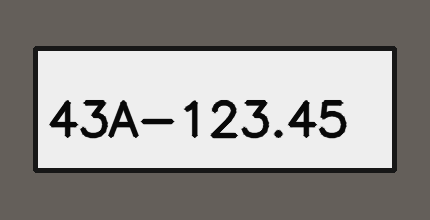
#> input picture modules/license_plate_yolo_numpy/samples/synthetic_plate.png, 430 x 220 px
$ python -i segment.py   (imports and definitions only)
#> lines starting #> are read from the running program, lines starting #| are printed output that depends on the picture; after the words box and inside, x2 and y2 are one past the last pixel; in counts of white or black regions, pixels touching at a corner belong together
#> further down, picture is the input picture: shape (220, 430, 3); mean B, G, R 142.8, 145.3, 147.9
import cv2
import numpy as np

def pad_and_resize(char_img, target_size=28):
    """
    Chuẩn hóa kích thước 20x20 đặt vào tâm khung 28x28.
    """
    coords = cv2.findNonZero(char_img)
    if coords is not None:
        x, y, w, h = cv2.boundingRect(coords)
        char_img = char_img[y:y + h, x:x + w]

    h, w = char_img.shape
    if h == 0 or w == 0:
        return np.zeros((target_size, target_size), dtype=np.uint8)

    inner_size = 20
    scale = inner_size / float(max(h, w))
    new_w = max(1, int(round(w * scale)))
    new_h = max(1, int(round(h * scale)))

    interp = cv2.INTER_AREA if scale < 1.0 else cv2.INTER_CUBIC
    resized_char = cv2.resize(char_img, (new_w, new_h), interpolation=interp)

    canvas = np.zeros((target_size, target_size), dtype=np.uint8)
    y_offset = (target_size - new_h) // 2
    x_offset = (target_size - new_w) // 2
    canvas[y_offset:y_offset + new_h, x_offset:x_offset + new_w] = resized_char

    _, canvas = cv2.threshold(canvas, 85, 255, cv2.THRESH_BINARY)

    kernel = np.ones((2, 2), np.uint8)
    canvas = cv2.morphologyEx(canvas, cv2.MORPH_CLOSE, kernel, iterations=1)
    return canvas

def filter_main_character_cluster(boxes):
    """
    Gom cụm các ký tự thuộc cùng một biển số (hỗ trợ cả biển thật và biển in mô hình có 2 dòng cách xa nhau).
    """
    n = len(boxes)
    if n <= 1:
        return boxes

    adj = {i: [] for i in range(n)}
    for i in range(n):
        x1, y1, w1, h1 = boxes[i]
        cx1, cy1 = x1 + w1 / 2.0, y1 + h1 / 2.0
        for j in range(i + 1, n):
            x2, y2, w2, h2 = boxes[j]
            cx2, cy2 = x2 + w2 / 2.0, y2 + h2 / 2.0

            h_ratio = min(h1, h2) / float(max(h1, h2))
            max_h = max(h1, h2)
            dx = abs(cx1 - cx2)
            dy = abs(cy1 - cy2)

            # Nới rộng dy <= 3.0 * max_h và h_ratio >= 0.60 để nối dòng trên (36A) với dòng dưới (999.99)
            if h_ratio >= 0.60 and dx <= 3.2 * max_h and dy <= 3.0 * max_h:
                adj[i].append(j)
                adj[j].append(i)

    visited = set()
    best_cluster = []
    for i in range(n):
        if i not in visited:
            comp = []
            queue = [i]
            visited.add(i)
            while queue:
                curr = queue.pop(0)
                comp.append(curr)
                for nxt in adj[curr]:
                    if nxt not in visited:
                        visited.add(nxt)
                        queue.append(nxt)
            if len(comp) > len(best_cluster):
                best_cluster = comp

    cluster_boxes = [boxes[i] for i in best_cluster]
    med_h = np.median([b[3] for b in cluster_boxes])
    # Cho phép dòng trên và dòng dưới chênh lệch chiều cao từ 0.65 đến 1.35 lần trung vị
    refined_boxes = [
        b for b in cluster_boxes
        if (0.65 * med_h <= b[3] <= 1.35 * med_h) and (b[2] <= 1.05 * b[3])
    ]
    return refined_boxes

def extract_local_char_mask(blur_gray, x, y, w, h):
    plate_h, plate_w = blur_gray.shape
    pad = max(2, int(round(min(w, h) * 0.12)))
    y0, y1 = max(0, y - pad), min(plate_h, y + h + pad)
    x0, x1 = max(0, x - pad), min(plate_w, x + w + pad)

    local_patch = blur_gray[y0:y1, x0:x1]
    _, local_thresh = cv2.threshold(local_patch, 0, 255, cv2.THRESH_BINARY_INV + cv2.THRESH_OTSU)
    roi_local = local_thresh[(y - y0):(y - y0 + h), (x - x0):(x - x0 + w)]
    return roi_local

def segment_characters(plate_img):
    gray = cv2.cvtColor(plate_img, cv2.COLOR_BGR2GRAY)
    blur = cv2.GaussianBlur(gray, (5, 5), 0)

    _, thresh = cv2.threshold(blur, 0, 255, cv2.THRESH_BINARY_INV + cv2.THRESH_OTSU)
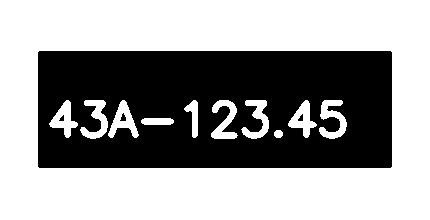
#> thresh: shape (220, 430); 60.6% white; 4 black regions (1 under 20 px)
    contours, _ = cv2.findContours(thresh, cv2.RETR_LIST, cv2.CHAIN_APPROX_SIMPLE)
#> contours = 15 contours; largest, box (x1, y1, x2, y2) and area: (0, 0, 430, 220) 93951, (37, 50, 393, 169) 41882, (108, 100, 139, 138) 492, (319, 100, 347, 139) 480, (288, 100, 317, 138) 464

    plate_h, plate_w = thresh.shape
#> plate_h = 220; plate_w = 430
    plate_area = plate_h * plate_w
#> plate_area = 94600
    candidate_boxes = []

    for cnt in contours:
        x, y, w, h = cv2.boundingRect(cnt)
        aspect_ratio = w / float(h)
        char_area = w * h
        height_ratio = h / float(plate_h)

        # Mở rộng aspect_ratio lên 1.05 để bắt tốt chữ 'A', 'M', 'W' in đậm trên biển mô hình
        if not (0.10 <= aspect_ratio <= 1.05 and 0.08 <= height_ratio <= 0.90 and (plate_area * 0.0008) < char_area < (plate_area * 0.25)):
            continue

        roi_thresh = thresh[y:y + h, x:x + w]
        fill_ratio = np.mean(roi_thresh > 0)
        if not (0.12 <= fill_ratio <= 0.85):
            continue

        pad = max(2, int(round(h * 0.08)))
        y0, y1 = max(0, y - pad), min(plate_h, y + h + pad)
        x0, x1 = max(0, x - pad), min(plate_w, x + w + pad)
        exp_thresh = thresh[y0:y1, x0:x1]

        border_mask = np.ones(exp_thresh.shape, dtype=bool)
        border_mask[(y - y0):(y - y0 + h), (x - x0):(x - x0 + w)] = False
        border_pixels = exp_thresh[border_mask]

        if len(border_pixels) > 0 and np.mean(border_pixels == 0) < 0.55:
            continue

        exp_gray = gray[y0:y1, x0:x1]
        bg_pixels = exp_gray[exp_thresh == 0]
        fg_pixels = exp_gray[exp_thresh > 0]
        if len(bg_pixels) == 0 or len(fg_pixels) == 0 or (np.mean(bg_pixels) - np.mean(fg_pixels) < 25):
            continue

        candidate_boxes.append((x, y, w, h))
#> this loop made 15 passes
#> (x, y, w, h, aspect_ratio, char_area, height_ratio, fill_ratio) on passes 6 to 13: (319, 100, 28, 39, 0.718, 1092, 0.177, 0.517), (288, 100, 29, 38, 0.763, 1102, 0.173, 0.446), (241, 100, 28, 39, 0.718, 1092, 0.177, 0.466), (211, 100, 27, 39, 0.692, 1053, 0.177, 0.508), (184, 100, 14, 38, 0.368, 532, 0.173, 0.509), (108, 100, 31, 38, 0.816, 1178, 0.173, 0.44), (80, 100, 28, 39, 0.718, 1092, 0.177, 0.469), (49, 100, 29, 38, 0.763, 1102, 0.173, 0.447)
#> (x, y, w, h, aspect_ratio, char_area, height_ratio) on passes 1, 2, 3, 4, 5, 14: (274, 130, 9, 8, 1.12, 72, 0.0364), (141, 118, 33, 7, 4.71, 231, 0.0318), (58, 114, 7, 8, 0.875, 56, 0.0364), (297, 113, 7, 9, 0.778, 63, 0.0409), (119, 112, 8, 10, 0.8, 80, 0.0455), (37, 50, 356, 119, 2.99, 42364, 0.541)
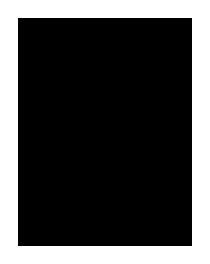
#> border_mask: shape (44, 35) bool (shown 6 times larger); 28.4% white; 1 white region, box (x1, y1, x2, y2) and area: (0, 0, 35, 44) 438
#> after the loop, candidate_boxes = [(319, 100, 28, 39), (288, 100, 29, 38), (241, 100, 28, 39), (211, 100, 27, 39), (184, 100, 14, 38), (108, 100, 31, 38), (80, 100, 28, 39), (49, 100, 29, 38)]

    valid_boxes = []
    for i, (x1, y1, w1, h1) in enumerate(candidate_boxes):
        is_redundant = False
        area1 = w1 * h1
        for j, (x2, y2, w2, h2) in enumerate(candidate_boxes):
            if i == j:
                continue
            ix1, iy1 = max(x1, x2), max(y1, y2)
            ix2, iy2 = min(x1 + w1, x2 + w2), min(y1 + h1, y2 + h2)
            if ix2 > ix1 and iy2 > iy1:
                inter_area = (ix2 - ix1) * (iy2 - iy1)
                if inter_area / float(area1) > 0.65 and (w2 * h2) > area1:
                    is_redundant = True
                    break
        if not is_redundant:
            valid_boxes.append((x1, y1, w1, h1))
#> this loop made 8 passes
#> (x1, w1, h1, area1) on passes 1 to 8: (319, 28, 39, 1092), (288, 29, 38, 1102), (241, 28, 39, 1092), (211, 27, 39, 1053), (184, 14, 38, 532), (108, 31, 38, 1178), (80, 28, 39, 1092), (49, 29, 38, 1102)
#> after the loop, valid_boxes has the same summary as candidate_boxes

    if not valid_boxes:
        return [], thresh

    valid_boxes = filter_main_character_cluster(valid_boxes)
#> in filter_main_character_cluster, `n = len(boxes)`: n = 8
#> the loop in filter_main_character_cluster, `for i in range(n):` made 8 passes
#> (x1, w1, h1, cx1, cy1) on passes 1 to 8: (319, 28, 39, 333, 119.5), (288, 29, 38, 302.5, 119), (241, 28, 39, 255, 119.5), (211, 27, 39, 224.5, 119.5), (184, 14, 38, 191, 119), (108, 31, 38, 123.5, 119), (80, 28, 39, 94, 119.5), (49, 29, 38, 63.5, 119)
#> in filter_main_character_cluster, `cluster_boxes = [boxes[i] for i in best_cluster]`: cluster_boxes has the same summary as candidate_boxes in segment_characters
#> in filter_main_character_cluster, `med_h = np.median([b[3] for b in cluster_boxes])`: med_h = 38.5
#> in filter_main_character_cluster, `refined_boxes = [ b for b in cluster_boxes if (0.65 * med_h <= b[3] <=..`: refined_boxes has the same summary as candidate_boxes in segment_characters
    if not valid_boxes:
        return [], thresh

    centers_y = [y + h / 2.0 for (x, y, w, h) in valid_boxes]
#> centers_y = [119.5, 119, 119.5, 119.5, 119, 119, 119.5, 119]
    min_cy, max_cy = min(centers_y), max(centers_y)
#> min_cy = 119; max_cy = 119.5
    avg_h = np.mean([h for (_, _, _, h) in valid_boxes])
#> avg_h = 38.5

    if (max_cy - min_cy) > (0.55 * avg_h):
        mid_y = (min_cy + max_cy) / 2.0
        top_row = [box for box in valid_boxes if (box[1] + box[3] / 2.0) < mid_y]
        bottom_row = [box for box in valid_boxes if (box[1] + box[3] / 2.0) >= mid_y]

        top_row.sort(key=lambda b: b[0])
        bottom_row.sort(key=lambda b: b[0])
        sorted_boxes = top_row + bottom_row
    else:
        sorted_boxes = sorted(valid_boxes, key=lambda b: b[0])
#> sorted_boxes = [(49, 100, 29, 38), (80, 100, 28, 39), (108, 100, 31, 38), (184, 100, 14, 38), (211, 100, 27, 39), (241, 100, 28, 39), (288, 100, 29, 38), (319, 100, 28, 39)]

    char_images = []
    vis_thresh = thresh.copy()
    for (x, y, w, h) in sorted_boxes:
        roi_local = extract_local_char_mask(blur, x, y, w, h)
        vis_thresh[y:y + h, x:x + w] = roi_local
        char_28x28 = pad_and_resize(roi_local, target_size=28)
        char_images.append((char_28x28, (x, y, w, h)))
#> this loop made 8 passes
#> (pad in extract_local_char_mask, y0 in extract_local_char_mask, y1 in extract_local_char_mask, x0 in extract_local_char_mask) on passes 1 to 8: (3, 97, 141, 46), (3, 97, 142, 77), (4, 96, 142, 104), (2, 98, 140, 182), (3, 97, 142, 208), (3, 97, 142, 238), (3, 97, 141, 285), (3, 97, 142, 316)
#> pass 1, in extract_local_char_mask, `local_patch = blur_gray[y0:y1, x0:x1]`:
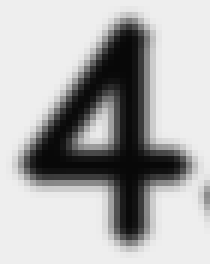
#> local_patch: shape (44, 35) (shown 6 times larger); min 8, max 238, mean 176.4
#> pass 1, in extract_local_char_mask, `_, local_thresh = cv2.threshold(local_patch, 0, 255, cv2.THRESH_BINARY..`:
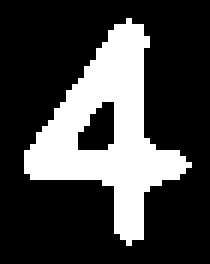
#> local_thresh: shape (44, 35) (shown 6 times larger); 26.6% white; 1 white region, box (x1, y1, x2, y2) and area: (4, 3, 32, 41) 410
#> pass 1, in pad_and_resize, `char_img = char_img[y:y + h, x:x + w]`:
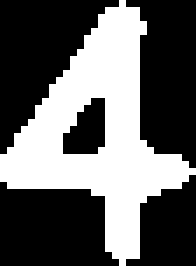
#> char_img: shape (38, 28) (shown 7 times larger); 38.5% white; 1 white region, box (x1, y1, x2, y2) and area: (0, 0, 28, 38) 410
#> after the loop:
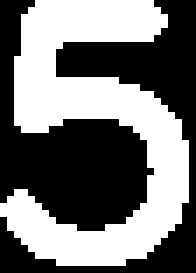
#> roi_local: shape (39, 28) (shown 7 times larger); 46.2% white; 1 white region, box (x1, y1, x2, y2) and area: (0, 0, 27, 38) 504
#> after the loop:
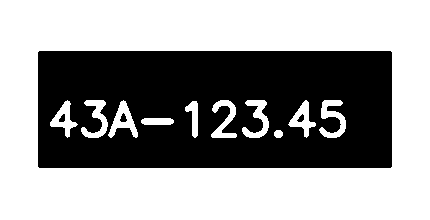
#> vis_thresh: shape (220, 430); 60.1% white; 4 black regions, box (x1, y1, x2, y2) and area: (38, 51, 392, 168) 37595, (120, 113, 127, 122) 41, (59, 114, 65, 122) 35, (297, 114, 304, 122) 34
#> after the loop, char_images = 8 items

    return char_images, vis_thresh

>>> import cv2
>>> picture = cv2.imread('../samples/synthetic_plate.png')
>>> result = segment_characters(picture)
